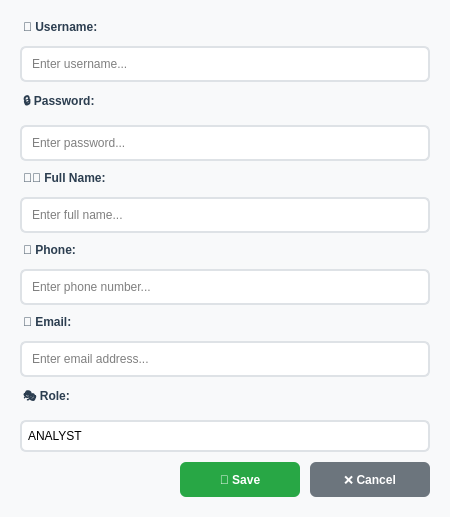
<?xml version="1.0" encoding="UTF-8"?>
<ui version="4.0">
 <class>AddUserDialog</class>
 <widget class="QDialog" name="AddUserDialog">
  <property name="geometry">
   <rect>
    <x>0</x>
    <y>0</y>
    <width>450</width>
    <height>400</height>
   </rect>
  </property>
  <property name="windowTitle">
   <string>Add/Edit User</string>
  </property>
  <property name="modal">
   <bool>true</bool>
  </property>
  <property name="styleSheet">
   <string>QDialog {
    background-color: #f8f9fa;
    border-radius: 8px;
}
QLabel {
    color: #2c3e50;
    font-weight: bold;
    margin-bottom: 2px;
}
QLineEdit {
    border: 2px solid #dee2e6;
    border-radius: 6px;
    padding: 8px;
    font-size: 12px;
    background-color: white;
}
QLineEdit:focus {
    border-color: #007bff;
    background-color: #f8f9ff;
}
QComboBox {
    border: 2px solid #dee2e6;
    border-radius: 6px;
    padding: 6px;
    font-size: 12px;
    background-color: white;
}
QComboBox:focus {
    border-color: #007bff;
}
QComboBox::drop-down {
    border: none;
}
QComboBox::down-arrow {
    image: url(:/icons/icons8-arrow-31-48.ico);
    width: 12px;
    height: 12px;
}
QPushButton {
    border: none;
    border-radius: 6px;
    padding: 10px 20px;
    font-weight: bold;
    font-size: 12px;
    min-width: 80px;
}
QPushButton:hover {
    opacity: 0.9;
}
QPushButton:pressed {
    opacity: 0.8;
}</string>
  </property>
  <layout class="QVBoxLayout" name="verticalLayout">
   <property name="spacing">
    <number>10</number>
   </property>
   <property name="leftMargin">
    <number>20</number>
   </property>
   <property name="topMargin">
    <number>20</number>
   </property>
   <property name="rightMargin">
    <number>20</number>
   </property>
   <property name="bottomMargin">
    <number>20</number>
   </property>
   <item>
    <widget class="QLabel" name="usernameLabel">
     <property name="text">
      <string>👤 Username:</string>
     </property>
    </widget>
   </item>
   <item>
    <widget class="QLineEdit" name="usernameEdit">
     <property name="placeholderText">
      <string>Enter username...</string>
     </property>
    </widget>
   </item>
   <item>
    <widget class="QLabel" name="passwordLabel">
     <property name="text">
      <string>🔒 Password:</string>
     </property>
    </widget>
   </item>
   <item>
    <widget class="QLineEdit" name="passwordEdit">
     <property name="echoMode">
      <enum>QLineEdit::Password</enum>
     </property>
     <property name="placeholderText">
      <string>Enter password...</string>
     </property>
    </widget>
   </item>
   <item>
    <widget class="QLabel" name="fullNameLabel">
     <property name="text">
      <string>👨‍💼 Full Name:</string>
     </property>
    </widget>
   </item>
   <item>
    <widget class="QLineEdit" name="fullNameEdit">
     <property name="placeholderText">
      <string>Enter full name...</string>
     </property>
    </widget>
   </item>
   <item>
    <widget class="QLabel" name="phoneLabel">
     <property name="text">
      <string>📱 Phone:</string>
     </property>
    </widget>
   </item>
   <item>
    <widget class="QLineEdit" name="phoneEdit">
     <property name="placeholderText">
      <string>Enter phone number...</string>
     </property>
    </widget>
   </item>
   <item>
    <widget class="QLabel" name="emailLabel">
     <property name="text">
      <string>📧 Email:</string>
     </property>
    </widget>
   </item>
   <item>
    <widget class="QLineEdit" name="emailEdit">
     <property name="placeholderText">
      <string>Enter email address...</string>
     </property>
    </widget>
   </item>
   <item>
    <widget class="QLabel" name="roleLabel">
     <property name="text">
      <string>🎭 Role:</string>
     </property>
    </widget>
   </item>
   <item>
    <widget class="QComboBox" name="roleCombo">
     <item>
      <property name="text">
       <string>ANALYST</string>
      </property>
     </item>
     <item>
      <property name="text">
       <string>ADMIN</string>
      </property>
     </item>
    </widget>
   </item>
   <item>
    <spacer name="verticalSpacer">
     <property name="orientation">
      <enum>Qt::Vertical</enum>
     </property>
     <property name="sizeHint" stdset="0">
      <size>
       <width>20</width>
       <height>40</height>
      </size>
     </property>
    </spacer>
   </item>
   <item>
    <layout class="QHBoxLayout" name="buttonLayout">
     <property name="spacing">
      <number>10</number>
     </property>
     <item>
      <spacer name="horizontalSpacer">
       <property name="orientation">
        <enum>Qt::Horizontal</enum>
       </property>
       <property name="sizeHint" stdset="0">
        <size>
         <width>40</width>
         <height>20</height>
        </size>
       </property>
      </spacer>
     </item>
     <item>
      <widget class="QPushButton" name="saveBtn">
       <property name="minimumSize">
        <size>
         <width>100</width>
         <height>35</height>
        </size>
       </property>
       <property name="styleSheet">
        <string>QPushButton {
    background-color: #28a745;
    color: white;
}
QPushButton:hover {
    background-color: #218838;
}
QPushButton:pressed {
    background-color: #1e7e34;
}</string>
       </property>
       <property name="text">
        <string>💾 Save</string>
       </property>
      </widget>
     </item>
     <item>
      <widget class="QPushButton" name="cancelBtn">
       <property name="minimumSize">
        <size>
         <width>100</width>
         <height>35</height>
        </size>
       </property>
       <property name="styleSheet">
        <string>QPushButton {
    background-color: #6c757d;
    color: white;
}
QPushButton:hover {
    background-color: #5a6268;
}
QPushButton:pressed {
    background-color: #545b62;
}</string>
       </property>
       <property name="text">
        <string>❌ Cancel</string>
       </property>
      </widget>
     </item>
    </layout>
   </item>
  </layout>
 </widget>
 <resources/>
 <connections/>
</ui>
